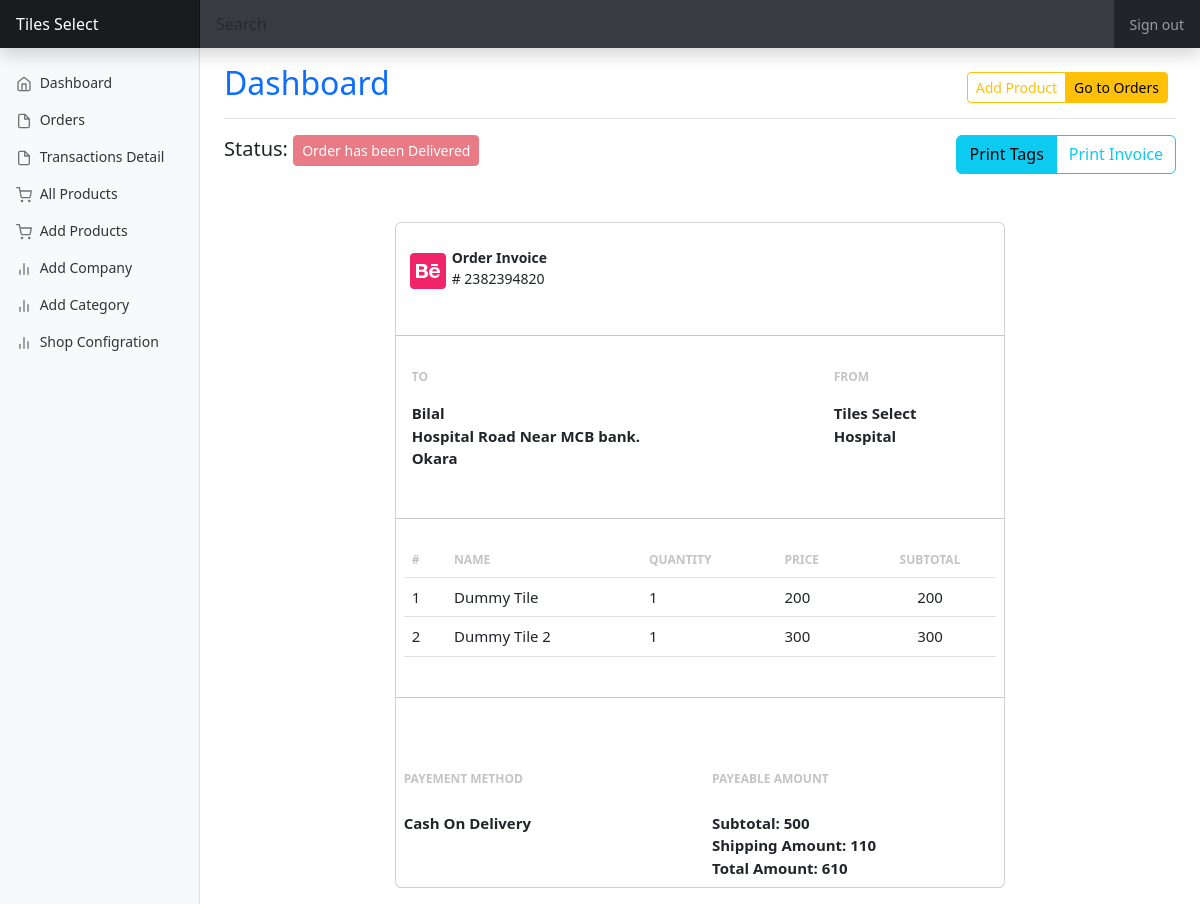
The app's page /shop-dashboard/invoice/b3e3634f15964482b65581adc7ac6f0e (signed in) with its own data.
### core/models.py (models this page shows, shortened)
class User(AbstractUser):
    id = models.UUIDField(primary_key=True,default=uuid.uuid4 , unique=True)
    username = None
    email = models.EmailField(_('email address'), unique=True)
    showroom_owner = models.BooleanField(default=False)
    USERNAME_FIELD = 'email'
    REQUIRED_FIELDS = []
    objects = UserManager()

class Showrooms(User):
    showroom_type = models.CharField( max_length=50,choices=SHOWROOM_TYPES ,default="")
    showroom_name = models.CharField( max_length=50)
    office_phone_number = models.CharField( max_length=50)
    address = models.CharField( max_length=250)
    since = models.CharField( max_length=50)
    link_360 = models.CharField( max_length=250 , blank=True,null=True)
    class Meta:
        verbose_name_plural = 'Showrooms'

class showroom_settings(models.Model):
    showroom = models.ForeignKey(Showrooms, on_delete=models.CASCADE)
    shop_logo = models.ImageField( upload_to="shop_logo", default="shop_logo/default_shop_logo.png", blank=True , null = True )
    address = models.CharField(max_length=250, blank=True , null = True , default="Set your address in shop settings")
    email = models.CharField( max_length=50, blank=True , null = True , default="Set your email in shop settings")
    phone = models.CharField( max_length=50 , blank=True , null = True , default="Set your phone in shop settings")
    android_app_link = models.CharField( max_length=250 , default = "#")
    ios_app_link = models.CharField( max_length=250 , default = "#")
    facebook = models.CharField( max_length=50 , default = "#")
    instagram = models.CharField( max_length=50 , default = "#")
    twitter = models.CharField( max_length=50 , default = "#")

class Transaction(models.Model):
    STATUS_CHOICES = (
        ('RECIEVED', 'Recieved'),
        ('PENDING', 'Pending'),
    )
    transaction_id = models.CharField(max_length=10, unique=True)
    order = models.ForeignKey(Order, on_delete=models.CASCADE)
    amount =models.PositiveIntegerField(blank=True,null=True)
    shipping_amount = models.PositiveIntegerField(blank=True,null=True)
    status = models.CharField(max_length=10, choices=STATUS_CHOICES, default='PENDING')

class Order(models.Model):
    id = models.UUIDField(primary_key=True,default=uuid.uuid4 , unique=True)
    user = models.ForeignKey(User, on_delete=models.CASCADE)
    showroom = models.ForeignKey(Showrooms, on_delete=models.CASCADE , related_name="showrooms")
    products_list = models.CharField(max_length=250 , blank= True , null = True)
    total_amount = models.CharField(max_length=250 , blank= True , null = True)
    first_name = models.CharField( max_length=50 , blank=True , null=True)
    last_name = models.CharField( max_length=50 ,blank=True , null=True)
    street_address = models.CharField( max_length=200,blank=True , null=True)
    city = models.CharField( max_length=50,blank=True , null=True)
    phone = models.IntegerField(blank=True , null=True)
    email = models.EmailField(max_length=254,blank=True , null=True)
    order_description = models.TextField(blank=True , null=True)
    ordered = models.BooleanField(default=False)
    accepted = models.BooleanField(default=False)
    rejected = models.BooleanField(default=False)
    delivered = models.BooleanField(default=False)
    created_at = models.DateTimeField(auto_now_add=True)
    updated_at = models.DateTimeField(auto_now=True)

class OrderItem(models.Model):
    order = models.ForeignKey(Order, on_delete=models.CASCADE, related_name='items')
    product = models.ForeignKey(Product, on_delete=models.CASCADE)
    quantity = models.IntegerField(default=1)

class Product(models.Model):
    id = models.UUIDField(primary_key=True,default=uuid.uuid4 , unique=True)
    showroom = models.ForeignKey(Showrooms, on_delete=models.CASCADE)
    title = models.CharField( max_length=50)
    image = models.ImageField(upload_to="products" )
    company_name = models.ForeignKey(Company_name, on_delete=models.CASCADE)
    category = models.ForeignKey(Categories, on_delete=models.CASCADE)
    product_number = models.CharField( max_length=50)
    imported_or_local = models.CharField( max_length=50,choices=IMPORTED_OR_LOCAL ,)
    old_price = models.IntegerField()
    new_price = models.IntegerField()
    discount_price = models.CharField( max_length=50 , blank=True, null=True,default="0% Off")
    description =  models.TextField()
    created_at = models.DateField( auto_now_add=True)

### order_management/views.py (the view)
# urls.py: path('shop-dashboard/invoice/<str:order_id>', views.invoice_order, name="invoice_order"),
@cache_control(no_cache=True, must_revalidate=True , no_store=True)
@login_required(login_url='shop_dashboard_signin')
def invoice_order(request,order_id):
    if request.user.showroom_owner == True:
        showroom = Showrooms.objects.get(id=request.user.id)
        try:
            settings = showroom_settings.objects.get(showroom=showroom)
        except:
            settings=None
        products = Product.objects.filter(showroom = showroom)
        order_detail = Order.objects.get(id=order_id)
        order_items = OrderItem.objects.filter(order=order_detail)
        transaction = Transaction.objects.get(order=order_detail)
        total = sum(item.product.new_price * item.quantity for item in order_items)
        context = {
            "showroom": showroom,
            "products": products,
            "order_detail": order_detail,
            "order_items": order_items,
            "total": total,
            "settings": settings,
            "transaction": transaction,
        }
        return render(request , "shop/dashboard/invoice.html" , context)
    else:
        return redirect("shop_dashboard_signin")

### templates/shop/dashboard/invoice.html (shortened to what this page needs)
{% extends 'shop/dashboard/shop_dashboard_base.html' %}
{% block content %}
{% load mathfilters %}
<div class="print_not_show d-flex justify-content-between">
  <h5>Status:
    {% if order_detail.accepted == True and order_detail.delivered == True %}
    <button type="button" disabled class="btn btn-sm btn-danger">Order has been Delivered</button>
    {% elif order_detail.rejected == True %}
    <button type="button" disabled class="btn btn-sm btn-danger">Order has been Rejected </button>
    {% elif order_detail.accepted == True %}
    <button type="button" disabled class="btn btn-sm btn-danger">Order has been Accepted</button>
    {% else %}
    <button type="button" disabled class="btn btn-sm btn-danger">Not Viewed</button>
    {% endif %}
  </h5>
  <div class="btn-group" role="group" aria-label="Basic mixed styles example">
    <a type="button" data-bs-toggle="modal" data-bs-target="#tagsmodal" class="btn btn-info">Print Tags</a>
    <a onclick="window.print()" type="button" class="btn btn-outline-info">Print Invoice</a>
  </div>
</div>
<div class="show_data_on_print container mt-5 mb-3">
  <div class="row d-flex justify-content-center">
    <div class="col-md-8">
      <div class="card">
        <div class="d-flex flex-row p-2 mt-3 mb-3">
          <img src="{{settings.shop_logo.url}}" width="48">
          <div class="d-flex flex-column"> <span class="fw-bold">Order Invoice</span># {{transaction.transaction_id}} </div>
        </div>
        <hr>
        <div class="table-responsive p-2">
          <table class="table table-borderless">
            <tbody>
              <tr class="add">
                <td>To</td>
                <td>From</td>
              </tr>
              <tr class="content">
                <td class="fw-bold">{{order_detail.first_name}} <br>{{order_detail.street_address}}
                  <br>{{order_detail.city}}</td>
                <td class="fw-bold">{{order_detail.showroom.showroom_name}} <br> {{order_detail.showroom.address}} </td>
              </tr>
            </tbody>
          </table>
        </div>
        <hr>
        <div class="products p-2">
          <table class="table table">
            <tbody>
              <tr class="add">
                <td>#</td>
                <td>Name</td>
                <td>Quantity</td>
                <td>Price</td>
                <td class="text-center">SubTotal</td>
              </tr>
              {% for i in order_items %}
              <tr class="content">
                <td>{{forloop.counter}}</td>
                <td>{{i.product.title}}</td>
                <td>{{i.quantity}}</td>
                <td>{{i.product.new_price}}</td>
                <td class="text-center">{{i.product.new_price|mul:i.quantity}}</td>
              </tr>
              {% endfor %}
            </tbody>
          </table>
        </div>
        <hr>
        <div class="products p-2 mt-5">
         <div class="row">
          <div class="col-6">
            <div class="mb-4 add">
              Payement Method<br>
            </div>
            <span class=" fw-bold content">Cash On Delivery</span>
          </div>
          <div class="col-6">
            <div class="mb-4 add">
              Payeable Amount<br>
            </div>
            <span class=" fw-bold content">Subtotal: {{total}}</span><br>
            <span class=" fw-bold content">Shipping Amount: {{transaction.shipping_amount}}</span><br>
            <span class=" fw-bold content">Total Amount: {{total|add:transaction.shipping_amount}}</span><br>
          </div>
         </div>
        </div>
      </div>
    </div>
  </div>
</div>
{% endblock content %}

### templates/shop/dashboard/shop_dashboard_base.html (shortened to what this page needs)
{% load static %}
<!doctype html>
<html lang="en" data-bs-theme="auto">
  <head>
<link href="{% static '../assets/dist/css/bootstrap.min.css' %}" rel="stylesheet">
    <link href="{% static 'dashboard.css' %}" rel="stylesheet">
  </head>
  <body>
<header class="print_not_show navbar navbar-dark sticky-top bg-dark flex-md-nowrap p-0 shadow">
  <a class="navbar-brand col-md-3 col-lg-2 me-0 px-3 fs-6" href="{% url 'shop_dashboard' %}">{{ showroom.showroom_name }}</a>
  <input class="form-control form-control-dark w-100 rounded-0 border-0" type="text" placeholder="Search" aria-label="Search">
  <div class="navbar-nav">
    <div class="nav-item text-nowrap">
      <a class="nav-link px-3" onclick="return signout();" href="{% url 'dashboard_logout' %}">Sign out</a>
    </div>
  </div>
</header>
<div class="container-fluid">
  <div class="row">
    <nav id="sidebarMenu" class="print_not_show col-md-3 col-lg-2 d-md-block bg-body-tertiary sidebar collapse">
      <div class="position-sticky pt-3 sidebar-sticky">
        <ul class="nav flex-column">
          <li class="nav-item active">
            <a class="nav-link {% if request.resolver_match.view_name == 'shop_dashboard' %} active{% endif %} "  aria-current="page" href="{% url 'shop_dashboard' %}">
              <span data-feather="home" class="align-text-bottom"></span>
              Dashboard
            </a>
          </li>
          <li class="nav-item">
            <a class="nav-link {% if request.resolver_match.view_name == 'all_orders' %} active{% endif %}" href="{% url 'all_orders' %}">
              <span data-feather="file" class="align-text-bottom"></span>
              Orders
            </a>
          </li>
          <li class="nav-item">
            <a class="nav-link {% if request.resolver_match.view_name == 'transaction_details' %} active{% endif %}" href="{% url 'transaction_details' %}">
              <span data-feather="file" class="align-text-bottom"></span>
              Transactions Detail
            </a>
          </li>
          <li class="nav-item">
            <a class="nav-link {% if request.resolver_match.view_name == 'all_products' %} active{% endif %}" aria-current="page" href="{% url 'all_products' %}">
              <span data-feather="shopping-cart" class="align-text-bottom"></span>
              All Products
            </a>
          </li>
          <li class="nav-item">
            <a class="nav-link {% if request.resolver_match.view_name == 'add_product' %} active{% endif %}" href="{% url 'add_product' %}">
              <span data-feather="shopping-cart" class="align-text-bottom"></span>
             Add Products
            </a>
          </li>
          <li class="nav-item">
            <a class="nav-link {% if request.resolver_match.view_name == 'all_companies' %} active{% endif %}" href="{% url 'all_companies' %}">
              <span data-feather="bar-chart-2" class="align-text-bottom"></span>
              Add Company
            </a>
          </li>
          <li class="nav-item">
            <a class="nav-link {% if request.resolver_match.view_name == 'all_categories' %} active{% endif %}" href="{% url 'all_categories' %}">
              <span data-feather="bar-chart-2" class="align-text-bottom"></span>
              Add Category
            </a>
          </li>
          <li class="nav-item">
            <a class="nav-link {% if request.resolver_match.view_name == 'settings' %} active{% endif %}" href="{% url 'settings' %}">
              <span data-feather="bar-chart-2" class="align-text-bottom"></span>
              Shop Configration
            </a>
          </li>
        </ul>
      </div>
    </nav>
    <main class=" col-md-9 ms-sm-auto col-lg-10 px-md-4">
      <div class="print_not_show d-flex justify-content-between flex-wrap flex-md-nowrap align-items-center pt-3 pb-2 mb-3 border-bottom">
        <h1 class=" h2"><a class="text-decoration-none" href="{% url 'shop_dashboard' %}">Dashboard</a></h1>
        <div class="btn-toolbar mb-2 mb-md-0">
          <div class="btn-group me-2">
            <a href ="{% url 'add_product' %}" class="btn btn-sm btn-outline-warning">Add Product</a>
            <a href="{% url 'all_orders' %}" class="btn btn-sm btn-warning">Go to Orders</a>
          </div>
        </div>
      </div>
      {% block content %}
      {% endblock content %}
    </main>
  </div>
</div>
  </body>
  {% include 'messages.html' %}
</html>

### static/dashboard.css (style rules this page uses)
body { font-size: .875rem; }
.feather { width: 16px; height: 16px; }
.sidebar { position: fixed; top: 0; bottom: 0; left: 0; z-index: 100; padding: 48px 0 0; box-shadow: inset -1px 0 0 rgba(0, 0, 0, .1); }
.sidebar-sticky { height: calc(100vh - 48px); overflow-x: hidden; overflow-y: auto; }
.sidebar .nav-link { font-weight: 500; color: #333; }
.sidebar .nav-link .feather { margin-right: 4px; color: #727272; }
.navbar-brand { padding-top: .75rem; padding-bottom: .75rem; background-color: rgba(0, 0, 0, .25); box-shadow: inset -1px 0 0 rgba(0, 0, 0, .25); }
.navbar .form-control { padding: .75rem 1rem; }
.form-control-dark { color: #fff; background-color: rgba(255, 255, 255, .1); border-color: rgba(255, 255, 255, .1); }

### templates/shop/dashboard/invoice.html (style rules this page uses)
.add { color: #c5c4c4; text-transform: uppercase; font-size: 12px; font-weight: bold; }
.content { font-size: 15px }
.card { height: fit-content !important; }

### records on screen
Showrooms: showroom_name "Tiles Select"
showroom_settings: shop_logo (picture)
Transaction: shipping_amount "610"
Order: first_name "Bilal", street_address "Hospital Road Near MCB bank.", city "Okara", showroom.showroom_name "Tiles Select", showroom.address "Hospital"
OrderItem: product "Dummy Tile", quantity "1", product.new_price "200", product.new_price|mul "200"
OrderItem: product "Dummy Tile 2", quantity "1", product.new_price "300", product.new_price|mul "300"

### other values on screen
{{ total }} "500"
